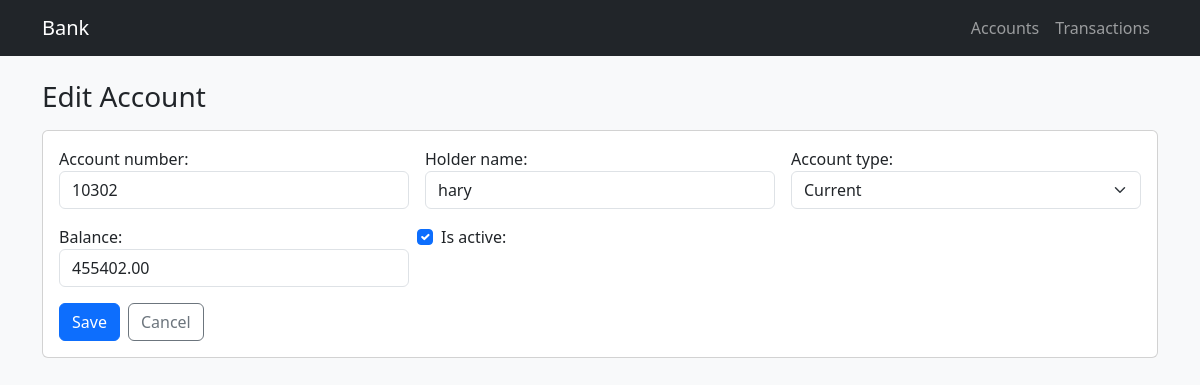
Page /BS/accounts/3/edit/ on the committed database.
### BankSystem/models.py (models this page shows, shortened)
class Account(models.Model):
    ACCOUNT_TYPES = [
        ("SAVINGS", "Savings"),
        ("CURRENT", "Current"),
    ]
    account_number = models.CharField(max_length=30, unique=True)
    holder_name = models.CharField(max_length=120)
    account_type = models.CharField(max_length=10, choices=ACCOUNT_TYPES, default="SAVINGS")
    balance = models.DecimalField(max_digits=14, decimal_places=2, default=Decimal("0.00"))
    is_active = models.BooleanField(default=True)
    created_at = models.DateTimeField(default=timezone.now)
    updated_at = models.DateTimeField(auto_now=True)
    class Meta:
        ordering = ["account_number"]

### BankSystem/views.py (the view)
# urls.py: path("accounts/<int:pk>/edit/", views.account_update, name="account_update"),
def account_update(request, pk):
    account = get_object_or_404(Account, pk=pk)
    if request.method == "POST":
        form = AccountForm(request.POST, instance=account)
        if form.is_valid():
            form.save()
            return redirect("banksystem:account_list")
    else:
        form = AccountForm(instance=account)
    return render(request, "BankSystem/account_form.html", {"form": form, "title": "Edit Account"})

### BankSystem/forms.py
class AccountForm(forms.ModelForm):
    class Meta:
        model = Account
        fields = ["account_number", "holder_name", "account_type", "balance", "is_active"]
        widgets = {
            "account_number": forms.TextInput(attrs={"class": "form-control"}),
            "holder_name": forms.TextInput(attrs={"class": "form-control"}),
            "account_type": forms.Select(attrs={"class": "form-select"}),
            "balance": forms.NumberInput(attrs={"class": "form-control", "step": "0.01", "min": 0}),
            "is_active": forms.CheckboxInput(attrs={"class": "form-check-input"}),
        }

### templates/BankSystem/account_form.html (shortened to what this page needs)
{% extends "BankSystem/_base.html" %}
{% block content %}
<h3 class="mb-3">{{ title }}</h3>
<div class="card">
  <div class="card-body">
    <form method="post" novalidate>
      <div class="row g-3">
        <div class="col-md-4">{{ form.account_number.label_tag }} {{ form.account_number }}</div>
        <div class="col-md-4">{{ form.holder_name.label_tag }} {{ form.holder_name }}</div>
        <div class="col-md-4">{{ form.account_type.label_tag }} {{ form.account_type }}</div>
        <div class="col-md-4">{{ form.balance.label_tag }} {{ form.balance }}</div>
        <div class="col-md-4 form-check">{{ form.is_active }} {{ form.is_active.label_tag }}</div>
      </div>
      <div class="mt-3 d-flex gap-2">
        <button class="btn btn-primary">Save</button>
        <a class="btn btn-outline-secondary" href="{% url 'banksystem:account_list' %}">Cancel</a>
      </div>
    </form>
  </div>
</div>
{% endblock %}

### rows in the picture
Account: account_number "10302", holder_name "hary", account_type "Current", balance "455402.00", is_active "☑"

### other values in the picture
{{ title }} "Edit Account"
